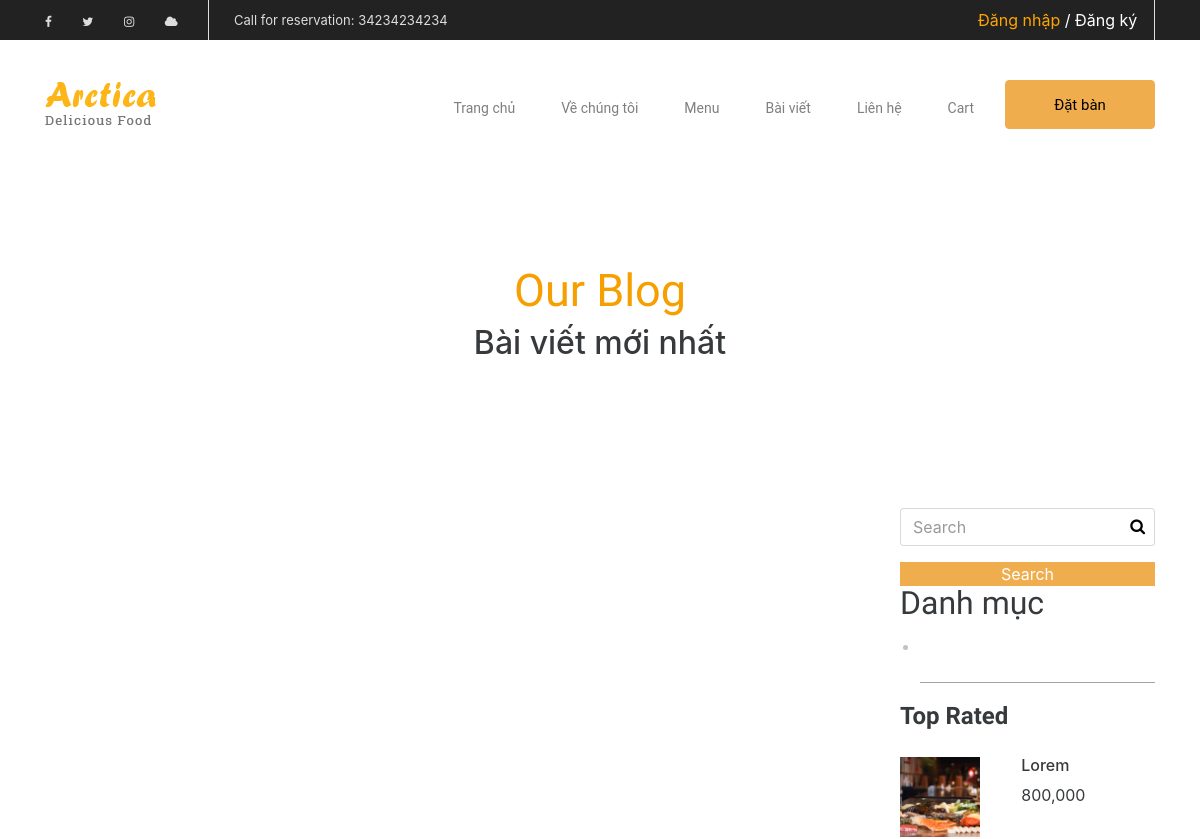
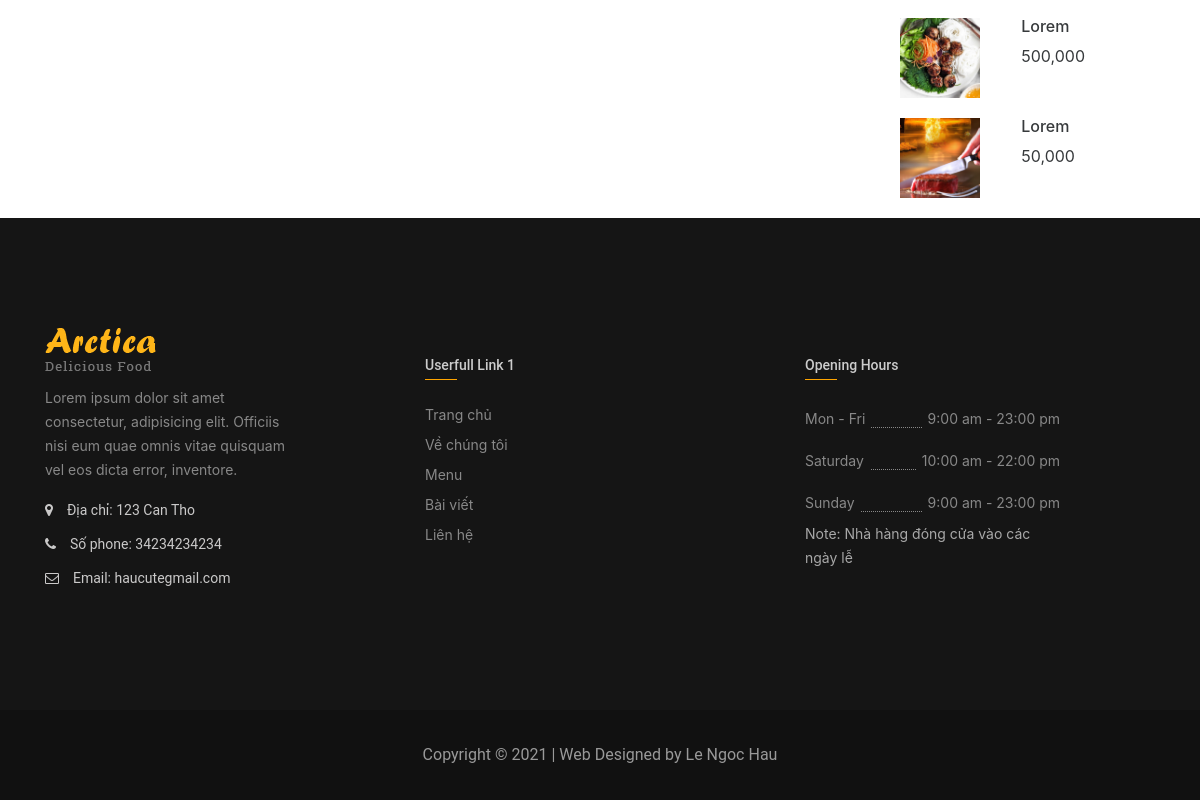
Before: /blog/category/4/du-lch with the older database file (2 pictures, top to bottom).
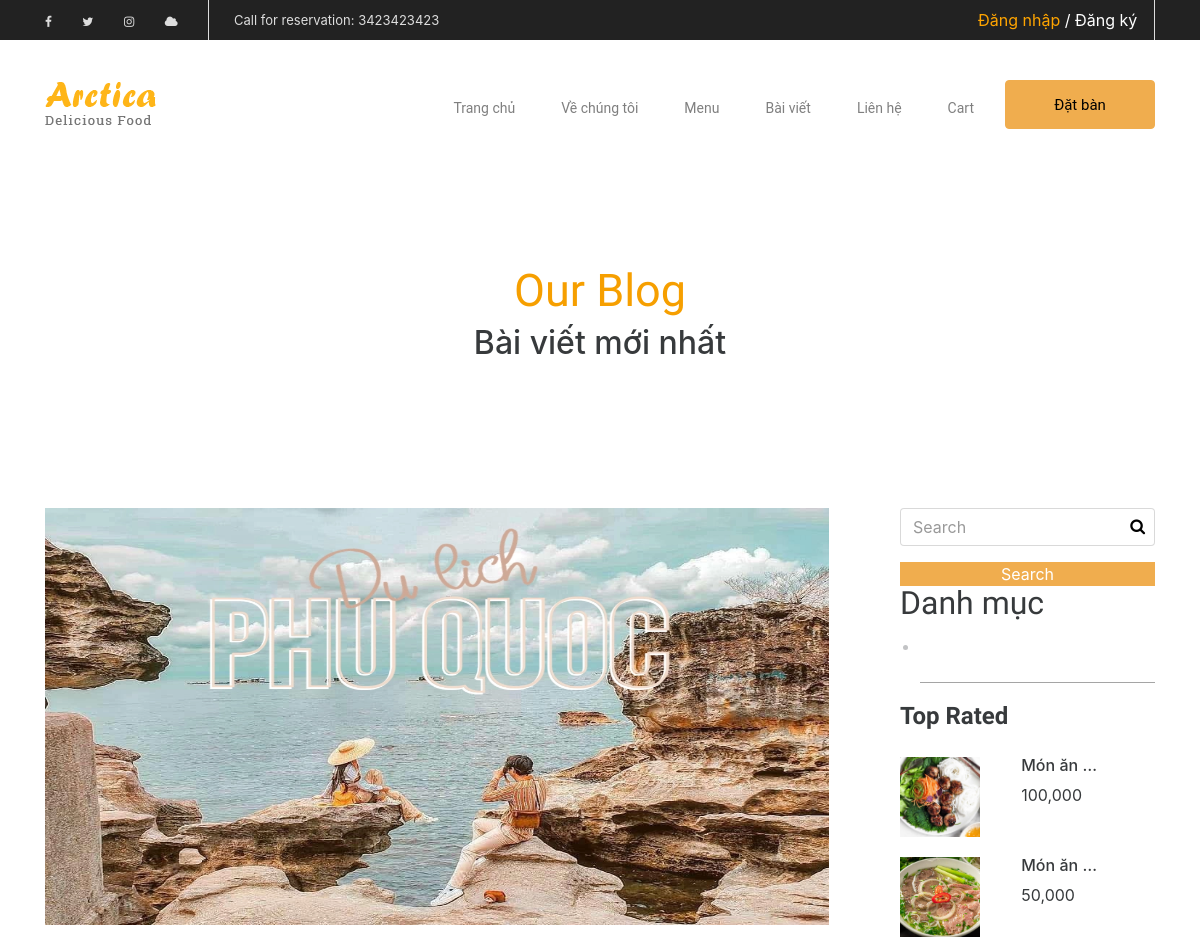
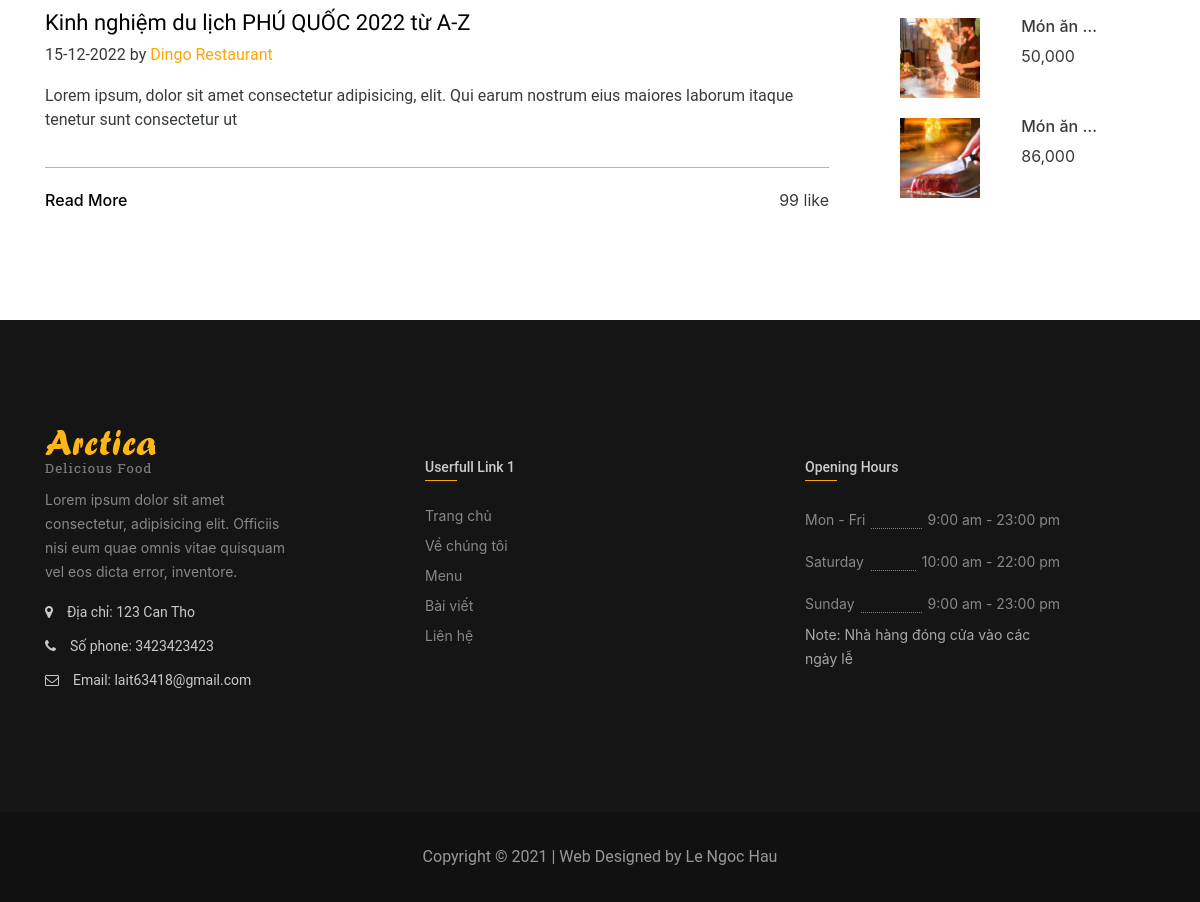
After: the same page with the newer database file (2 pictures, top to bottom).
### contact/models.py (models this page shows, shortened)
class ContactInfo(models.Model):
    address = models.CharField('Địa chỉ', max_length=100)
    phoneNumber = models.CharField('Số điện thoại', max_length=11)
    email = models.CharField('Email', null=True, max_length=100)
    coordinates = models.TextField('Vị trí trên bản đồ', null=True)
    class Meta:
        verbose_name = _("Thông tin liên hệ")
        verbose_name_plural = _("Thông tin liên hệ")

### menu/models.py (models this page shows, shortened)
class Food(models.Model):
    image = models.ImageField('Ảnh món ăn')
    foodName = models.CharField('Tên món ăn', max_length=100)
    amount=models.IntegerField('Số lượng',default=0)
    description = models.TextField('Mô tả món ăn')
    price = models.DecimalField('Giá',max_digits=20, decimal_places=0,default=0)
    status = models.BooleanField('Trạng thái món ăn', default=True)
    class Meta:
        verbose_name = _("Thực đơn món")
        verbose_name_plural = _("Thực đơn món")
    def image_tag(self):
        return mark_safe('<img src="{}" height="50", width="90px";/>'.format(self.image.url))
    image_tag.short_description='Image'
    def FormatToVND(self):
        return '{:3,}'.format(self.price) + ' ' + 'đ'
    FormatToVND.short_description = 'Giá'

### blog/models.py (models this page shows, shortened)
class blog(models.Model):
    STATUS = (
        (0,"Bản hoàn chỉnh"),
        (1,"Bản thảo")
    )
    category = models.ForeignKey(Category, on_delete=models.CASCADE, null=True,)
    author     = models.ForeignKey(author, on_delete=models.CASCADE, null=True, verbose_name=_("Tác giả"),)
    title      = models.CharField('Tiêu đề', max_length=1000)
    created_at = models.DateTimeField('Ngày đăng')
    image      = models.ImageField(verbose_name=_("Ảnh đại diện bài viết"))
    content    = RichTextUploadingField('Nội dung')
    status     = models.IntegerField('Trạng thái', choices=STATUS, default=0)
    class Meta:
        ordering = ['-id']
        verbose_name = _("Bài viết")
        verbose_name_plural = _("Bài viết")
    def image_tag(self):
        return mark_safe('<img src="{}" height="50", width="90px";/>'.format(self.image.url))
    image_tag.short_description='Image'

class author(models.Model):
    author_name = models.CharField('Tên tác giả', default='Dingo Restaurant', max_length=100)
    link = models.CharField('Link nhà hàng', max_length=10000) # This part can be chosen 1 of the two, if you don't need too much detail, just need the restaurant link
    avatar = models.ImageField('Ảnh đại diện', null=True)
    class Meta:
        verbose_name = _("Tác giả")
        verbose_name_plural = _("Tác giả")
    def __str__(self):
        return self.author_name

### blog/views.py (the view)
# urls.py: path('category/<int:id>/<slug:slug>', views.category_products, name='category_products'),
def category_products(request,id,slug):
    category = Category.objects.all()
    blogs=blog.objects.filter(category_id=id)
    foods = Food.objects.all().order_by('-id')[0:4]
    contactInfo = ContactInfo.objects.get(pk=1)
    return render(
        request=request,
        template_name='category_blog.html',
        context={
            'blogs': blogs,
            'category': category,
            'foods': foods,
            'contactInfo': contactInfo,
        }
    )

### templates/category_blog.html (shortened to what this page needs)
{% extends "base.html" %}
{% load static %}
{% load humanize %}
{% block main %}
	<div class="tintuchome wow flipInY">
		<div class="container">
			<div class="row">
				<div class="col-sm-12 text-xs-center">
					<div class="tdtintuchome">
						<span class="ourblog  fontdacing">Our Blog</span>
						<h2>Bài viết mới nhất</h2>
					</div>
				</div>
			</div>
		</div>
	</div>
	<section class="noidungtin">
		<div class="container">
			<div class="row">
				<div class="col-sm-9 ndttren">
					{% for post in blogs %}
						{% if post.status == 0 %}
							<div class="noidung  wow fadeInUp">
								<a href="{% url 'postDetail' post_id=post.id %}"><img src="{{post.image.url}}" alt="" width= 100% height="417"></a>
								<a href="{% url 'postDetail' post_id=post.id %}" class="tieudetin1 fontoswald">{{post.title}}</a>
								<div class="ngaythang1  fontroboto">{{post.created_at|date:"d-m-Y"}} by <span class="vang"> {{post.author}}</span> </div>
								<p class="fontroboto">Lorem ipsum, dolor sit amet consectetur adipisicing, elit. Qui earum nostrum eius maiores laborum itaque tenetur sunt consectetur ut </p>
								<div class="docthem">
									<div class="like float-xs-right">99 like</div>
									<a href="{% url 'postDetail' post_id=post.id %}" class="rm">Read More</a>
								</div>
							</div>
						{% endif %}
					{% endfor %}
					<div class="khoiphantrang">
						<div class="container">
							<div class="row">
								<div class="col-sm-12">
									<nav class="phantrang">
									</nav>
								</div>
							</div>
						</div>
					</div>
				</div>
				<div class="col-sm-3">
					<form method="GET">
						<div class="search">
							<div class="form-group thanhsearch">
								<input type="text" class="form-control" placeholder="Search" name="q">
							</div>
							<button type="submit" class="iconsearch"><i class="fa fa-search"></i></button>
							<button class="button w-100 btn_4" style="background-color: #f0ad4e;border: none; color: white;" type="submit">Search</button>
						</div>
					</form>
					<div class="categories  wow fadeInUp">
						<h2 class="fontoswald">Danh mục</h2>
						<div class="khoicategories fontroboto">
							<ul>
							{% load mptt_tags %}
							{% recursetree category %}
								<li>
								</li>
							{% endrecursetree %}
							</ul>
						</div>
					</div>
					<div class="toprated  wow fadeInRight">
						<h4 class="fontoswald chutoprated">Top Rated</h4>
						<div class="container">
							{% for food in foods %}
								{% if food.status == True %}
									<div class="row khoitoprated">
										<div class="col-sm-4 anhtoprated">
											<img src="{{food.image.url}}"  alt="" width="80" height="80" style="object-fit: cover;">
										</div>
										<div class="col-sm-7 push-sm-1 khoigiamgia">
											<h6>{{food.foodName|truncatewords:2}}</h6>
											<span>{{food.price|intcomma}}</span>
										</div>
									</div>
								{% endif %}
							{% endfor %}
						</div>
					</div>
				</div>
			</div>
		</div>
	</section>
{% endblock %}

### templates/base.html (shortened to what this page needs)
<!DOCTYPE html>
{% load static %}
<html lang="en"><head>
	<link rel="stylesheet" href="{% static '' %}vendor/bootstrap.css">
	<link rel="stylesheet" href="{% static '' %}vendor/font-awesome.css">
	<link rel="stylesheet" href="{% static '' %}vendor/bootstrap.css">
 	<link rel="stylesheet" href="{% static '' %}1.css">
</head>
<body >
	<div class="topheader">
		<div class="container">
			<div class="row">
				<div class="col-sm-6">
					<div class="mangxh float-sm-left text-xs-center text-sm-left">
						<a href=""><i class="fa fa-facebook"></i></a>
						<a href=""><i class="fa fa-twitter"></i></a>
						<a href=""><i class="fa fa-instagram"></i></a>
						<a href=""><i class="fa fa-cloud"></i></a>
					</div>
					<div class="datban wow pulse">
						Call for reservation: {{contactInfo.phoneNumber}}
					</div>
				</div>
				<div class="col-sm-6">
					{% if user.id is not None %}
						<div class=" openingtop float-sm-right text-sm-left text-xs-center  wow pulse">
							<a style="color: orange;">Hi, {{user.username}}</a> /
							<a href="{% url 'logout' %}" style="color: white;">Đăng xuất</a>
						</div>
					{% else %}
						<div class=" openingtop float-sm-right text-sm-left text-xs-center  wow pulse">
							<a href="{% url 'login' %}" style="color: orange;">Đăng nhập</a> /
							<a href="{% url 'register' %}" style="color: white;">Đăng ký</a>
						</div>
					{% endif %}
				</div>
			</div>
		</div>
	</div>
	<div class="logovamenu">
		<nav class="navbar navbar-light fontroboto">
			<div class="container">
				<div class="collapse navbar-toggleable-xs logo" id="mtren">
					<a class="navbar-brand text-xs-center" href="index.html"><img src="images/logo.png" alt=""></a>
					<ul class="nav navbar-nav float-sm-right">
						<li class="nav-item  {% if request.resolver_match.url_name == 'home' %}active{% endif %}">
							<a class="nav-link" href="{% url 'home' %}">Trang chủ</a>
						</li>
						<li class="nav-item  {% if request.resolver_match.url_name == 'about' %}active{% endif %}">
							<a class="nav-link" href="{% url 'about' %}">Về chúng tôi</a>
						</li>
						<li class="nav-item  {% if request.resolver_match.url_name == 'menu' %}active{% endif %}">
							<a class="nav-link" href="{% url 'menu' %}">Menu</a>
						</li>
						<li class="nav-item  {% if request.resolver_match.url_name == 'showPosts' %}active{% endif %}">
							<a class="nav-link" href="{% url 'showPosts' %}">Bài viết</a>
						</li>
						<li class="nav-item  {% if request.resolver_match.url_name == 'contact' %}active{% endif %}">
							<a class="nav-link" href="{% url 'contact' %}">Liên hệ</a>
						</li>
						<li class="nav-item {% if request.resolver_match.url_name == 'order' %}active{% endif %}">
							<a class="nav-link" href="{% url 'order' %}">Cart</a>
						</li>
						<li class="nav-item datbanmenu">
							<a class="nav-link btn btn-warning wow bounce" data-wow-iteration="2" href="{% url 'contact' %}">Đặt bàn</a>
						</li>
					</ul>
				</div>
			</div>
		</nav>
	</div>
    {% block main %}
    {% endblock %}
    <div class="footertop">
		<div class="container">
			<div class="row">
				<div class="col-sm-3 cotf1">
					<a href=""><img src="{% static '' %}images/logo.png" alt="logof"></a>
					<p>Lorem ipsum dolor sit amet consectetur, adipisicing elit. Officiis nisi eum quae omnis vitae quisquam vel eos dicta error, inventore.</p>
					<div class="lienheft">
						<i class="fa fa-map-marker"></i>
						<span class="textlhft fontroboto">Địa chỉ: {{contactInfo.address}}</span>
					</div>
					<div class="lienheft">
						<i class="fa fa-phone"></i>
						<span class="textlhft fontroboto">Số phone: {{contactInfo.phoneNumber}}</span>
					</div>
					<div class="lienheft">
						<i class="fa fa-envelope-o"></i>
						<span class="textlhft fontroboto">Email: {{contactInfo.email}}</span>
					</div>
				</div>
				<div class="col-sm-2 push-sm-1 cotf2">
					<h2 class="tdft">Userfull Link 1</h2>
					<ul>
						<li><a href="{% url 'home' %}">Trang chủ</a></li>
						<li><a href="{% url 'about' %}">Về chúng tôi</a></li>
						<li><a href="#">Menu</a></li>
						<li><a href="{% url 'showPosts' %}">Bài viết</a></li>
						<li><a href="{% url 'contact' %}">Liên hệ</a></li>
					</ul>
				</div>
				<div class="col-sm-3 cotf3">
				</div>
				<div class="col-sm-3 cotf4 wow pulse" data-wow-iteration="2">
					<h2 class="tdft">Opening Hours</h2>
					<div class="opening1">
						<div class="phai float-xs-right">9:00 am - 23:00 pm</div>
						<div class="trai">Mon - Fri</div>
					</div>
					<div class="opening1">
						<div class="phai float-xs-right">10:00 am - 22:00 pm</div>
						<div class="trai">Saturday</div>
					</div>
					<div class="opening1">
						<div class="phai float-xs-right">9:00 am - 23:00 pm</div>
						<div class="trai">Sunday</div>
					</div>
					<p>Note: Nhà hàng đóng cửa vào các ngày lễ</p>
				</div>
			</div>
		</div>
	</div>
	<div class="footerbottom text-xs-center fontroboto  wow fadeInUp">
		Copyright © 2021 | Web Designed by Le Ngoc Hau
	</div>
</body>
</html>

### static/1.css (style rules this page uses)
.fontroboto { font-family: 'Roboto', sans-serif; }
.fontoswald { font-family: 'Oswald', sans-serif; }
.fontdacing { font-family: 'Dancing Script', cursive; }
.datban { border-left: 1px solid #ddd; float: left; margin-left: 17px; padding-left: 25px; font-size: 13px; color: #ddd; }
.openingtop { border-right: 1px solid #ddd; padding-right: 17px; }
.mangxh a:nth-child(1) { padding-left: 0; }
.mangxh a { color: #dddddd; font-size: 12px; padding: 0 13px; }
.topheader { background: #222222; height: 40px; color: white; line-height: 40px; }
a.nav-link { font-size: 14px; color: #777777; margin-top: 43px; padding: 0 15px; }
.logo img { margin-top: 30px; }
.datbanmenu a.nav-link.btn.btn-warning { font-size: 15px; font-weight: 10px; width: 150px; height: 49px; color: black; line-height: 18px; margin-top: 32px; padding: 15px; }
* { margin: 0; padding: 0; }
.vang { color: orange; }
.tintuchome { padding: 120px 0; }
.tdtintuchome { padding-bottom: 20px; }
.ourblog { font-size: 45px; color: #f69f00; }
a.tieudetin1 { color: black; padding: 20px 0 4px 0; text-decoration: none; font-size: 22px; display: block; }
.ngaythang1 { padding-bottom: 17px; }
.docthem { border-top: 1px solid #b2b2b2; margin-top: 35px; padding-top: 20px; padding-bottom: 20px; }
.docthem .rm { text-decoration: none; color: black; font-weight: 500; }
.footertop { background-color: #151515; color: #888; line-height: 24px; font-size: 14px; font-size: 14px; padding-top: 110px; padding-bottom: 110px; }
.cotf1 p { padding-top: 15px; }
.lienheft { padding-bottom: 10px; color: #cac9c9; }
.lienheft i.fa { padding-right: 10px; }
h2.tdft { font-size: 14px; color: #ccc; font-family: 'Roboto', sans-serif; margin-bottom: 20px; margin-top: 30px; }
.cotf1 { padding-right: 30px; }
h2.tdft:after { content: ""; display: block; width: 32px; height: 1px; margin-top: 5px; background: orange; }
.cotf2 ul li, .cotf3 ul li { list-style: none; }
.cotf2 ul li a, .cotf3 ul li a { font-size: 14px; line-height: 28px; color: #888; line-height: 30px; }
.cotf3 { padding-left: 70px; }
.opening1 { border-bottom: 1px dotted; height: 28px; margin-top: 14px; }
.opening1 .phai { transform: translateY(7px); display: block; background: #151515; padding-left: 6px; }
.opening1 .trai { float: left; transform: translateY(7px); display: block; background: #151515; padding-right: 6px; }
.cotf4 p { padding-top: 10px; color: #a8a8a8; }
.footerbottom { line-height: 90px; height: 90px; color: #999; background-color: #111111; }
.iconsearch { position: absolute; background: none; border: none; top: 0; right: 25px; transform: translateY(6px); display: block; }
.ndttren { padding-right: 56px; }
.khoicategories { margin-left: 20px; line-height: 37px; border-bottom: 1px solid #a5a5a5; }
.khoicategories ul, .khoicategories a { color: #c2c3c5; }
.chutoprated { padding: 20px 0; font-weight: bold; }
.anhtoprated { padding-left: 0; }
.khoitoprated { padding-bottom: 20px; }
.phantrang { padding-bottom: 30px; margin-top: -20px; }
nav.phantrang { text-align: center; padding-top: 40px; }

Changed rows visible on the page:
removed Food: image (picture), foodName "Lorem", price "800,000"
removed Food: image (picture), foodName "Lorem", price "500,000"
removed Food: image (picture), foodName "Lorem", price "50,000"
changed ContactInfo "123 Can Tho": phoneNumber "34234234234" → "3423423423"; email "haucutegmail.com" → "lait63418@gmail.com"
now on this page (row edited): blog: image (picture), title "Kinh nghiệm du lịch PHÚ QUỐC 2022 từ A-Z", created_at "15-12-2022", author "Dingo Restaurant"
added Food: image (picture), foodName "Món ăn …", price "100,000"
now on this page (row edited): Food: image (picture), foodName "Món ăn …", price "50,000"
added Food: image (picture), foodName "Món ăn …", price "50,000"
added Food: image (picture), foodName "Món ăn …", price "86,000"
